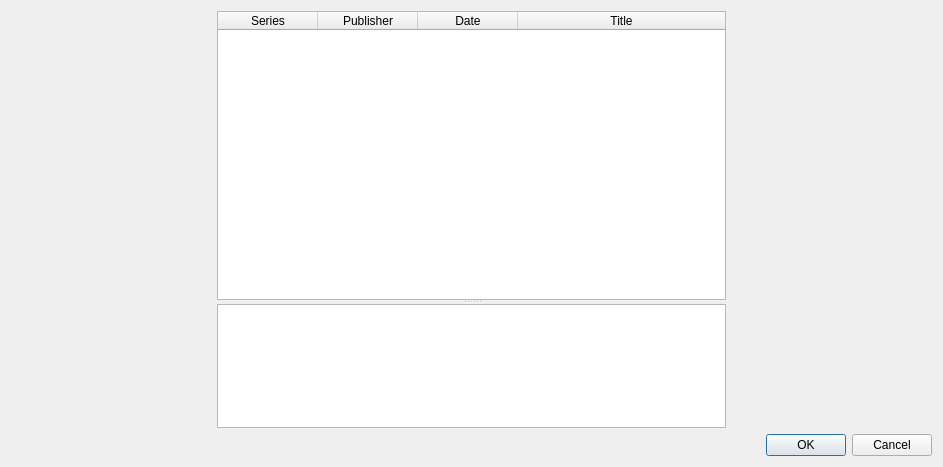
<?xml version="1.0" encoding="UTF-8"?>
<ui version="4.0">
 <class>AutoTagMatchWindow</class>
 <widget class="QDialog" name="AutoTagMatchWindow">
  <property name="geometry">
   <rect>
    <x>0</x>
    <y>0</y>
    <width>943</width>
    <height>467</height>
   </rect>
  </property>
  <property name="windowTitle">
   <string>Select Match</string>
  </property>
  <layout class="QGridLayout" name="gridLayout">
   <item row="0" column="0">
    <layout class="QVBoxLayout" name="verticalLayout">
     <item>
      <layout class="QHBoxLayout" name="horizontalLayout">
       <item>
        <widget class="QWidget" name="archiveCoverContainer" native="true">
         <property name="minimumSize">
          <size>
           <width>200</width>
           <height>350</height>
          </size>
         </property>
         <property name="maximumSize">
          <size>
           <width>200</width>
           <height>350</height>
          </size>
         </property>
        </widget>
       </item>
       <item>
        <widget class="QSplitter" name="splitter">
         <property name="sizePolicy">
          <sizepolicy hsizetype="Expanding" vsizetype="Expanding">
           <horstretch>0</horstretch>
           <verstretch>0</verstretch>
          </sizepolicy>
         </property>
         <property name="orientation">
          <enum>Qt::Vertical</enum>
         </property>
         <property name="childrenCollapsible">
          <bool>false</bool>
         </property>
         <widget class="QTableWidget" name="twList">
          <property name="sizePolicy">
           <sizepolicy hsizetype="Expanding" vsizetype="Expanding">
            <horstretch>0</horstretch>
            <verstretch>7</verstretch>
           </sizepolicy>
          </property>
          <property name="selectionMode">
           <enum>QAbstractItemView::SingleSelection</enum>
          </property>
          <property name="selectionBehavior">
           <enum>QAbstractItemView::SelectRows</enum>
          </property>
          <property name="rowCount">
           <number>0</number>
          </property>
          <property name="columnCount">
           <number>4</number>
          </property>
          <attribute name="horizontalHeaderStretchLastSection">
           <bool>true</bool>
          </attribute>
          <attribute name="verticalHeaderVisible">
           <bool>false</bool>
          </attribute>
          <column>
           <property name="text">
            <string>Series</string>
           </property>
          </column>
          <column>
           <property name="text">
            <string>Publisher</string>
           </property>
          </column>
          <column>
           <property name="text">
            <string>Date</string>
           </property>
          </column>
          <column>
           <property name="text">
            <string>Title</string>
           </property>
          </column>
         </widget>
         <widget class="QTextEdit" name="teDescription">
          <property name="sizePolicy">
           <sizepolicy hsizetype="Expanding" vsizetype="Expanding">
            <horstretch>0</horstretch>
            <verstretch>3</verstretch>
           </sizepolicy>
          </property>
         </widget>
        </widget>
       </item>
       <item>
        <widget class="QWidget" name="altCoverContainer" native="true">
         <property name="minimumSize">
          <size>
           <width>200</width>
           <height>350</height>
          </size>
         </property>
         <property name="maximumSize">
          <size>
           <width>200</width>
           <height>350</height>
          </size>
         </property>
        </widget>
       </item>
      </layout>
     </item>
     <item>
      <widget class="QDialogButtonBox" name="buttonBox">
       <property name="orientation">
        <enum>Qt::Horizontal</enum>
       </property>
       <property name="standardButtons">
        <set>QDialogButtonBox::Cancel|QDialogButtonBox::Ok</set>
       </property>
      </widget>
     </item>
    </layout>
   </item>
  </layout>
 </widget>
 <resources/>
 <connections>
  <connection>
   <sender>buttonBox</sender>
   <signal>accepted()</signal>
   <receiver>AutoTagMatchWindow</receiver>
   <slot>accept()</slot>
   <hints>
    <hint type="sourcelabel">
     <x>248</x>
     <y>254</y>
    </hint>
    <hint type="destinationlabel">
     <x>157</x>
     <y>274</y>
    </hint>
   </hints>
  </connection>
  <connection>
   <sender>buttonBox</sender>
   <signal>rejected()</signal>
   <receiver>AutoTagMatchWindow</receiver>
   <slot>reject()</slot>
   <hints>
    <hint type="sourcelabel">
     <x>316</x>
     <y>260</y>
    </hint>
    <hint type="destinationlabel">
     <x>286</x>
     <y>274</y>
    </hint>
   </hints>
  </connection>
 </connections>
</ui>
